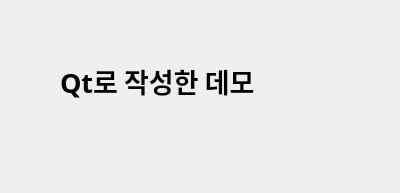
<?xml version="1.0" encoding="UTF-8"?>
<ui version="4.0">
 <class>Dialog</class>
 <widget class="QDialog" name="Dialog">
  <property name="geometry">
   <rect>
    <x>0</x>
    <y>0</y>
    <width>400</width>
    <height>193</height>
   </rect>
  </property>
  <property name="windowTitle">
   <string>Dialog</string>
  </property>
  <widget class="QLabel" name="label">
   <property name="geometry">
    <rect>
     <x>60</x>
     <y>50</y>
     <width>281</width>
     <height>61</height>
    </rect>
   </property>
   <property name="font">
    <font>
     <family>맑은 고딕</family>
     <pointsize>20</pointsize>
     <weight>75</weight>
     <bold>true</bold>
    </font>
   </property>
   <property name="text">
    <string>Qt로 작성한 데모</string>
   </property>
  </widget>
 </widget>
 <resources/>
 <connections/>
</ui>
